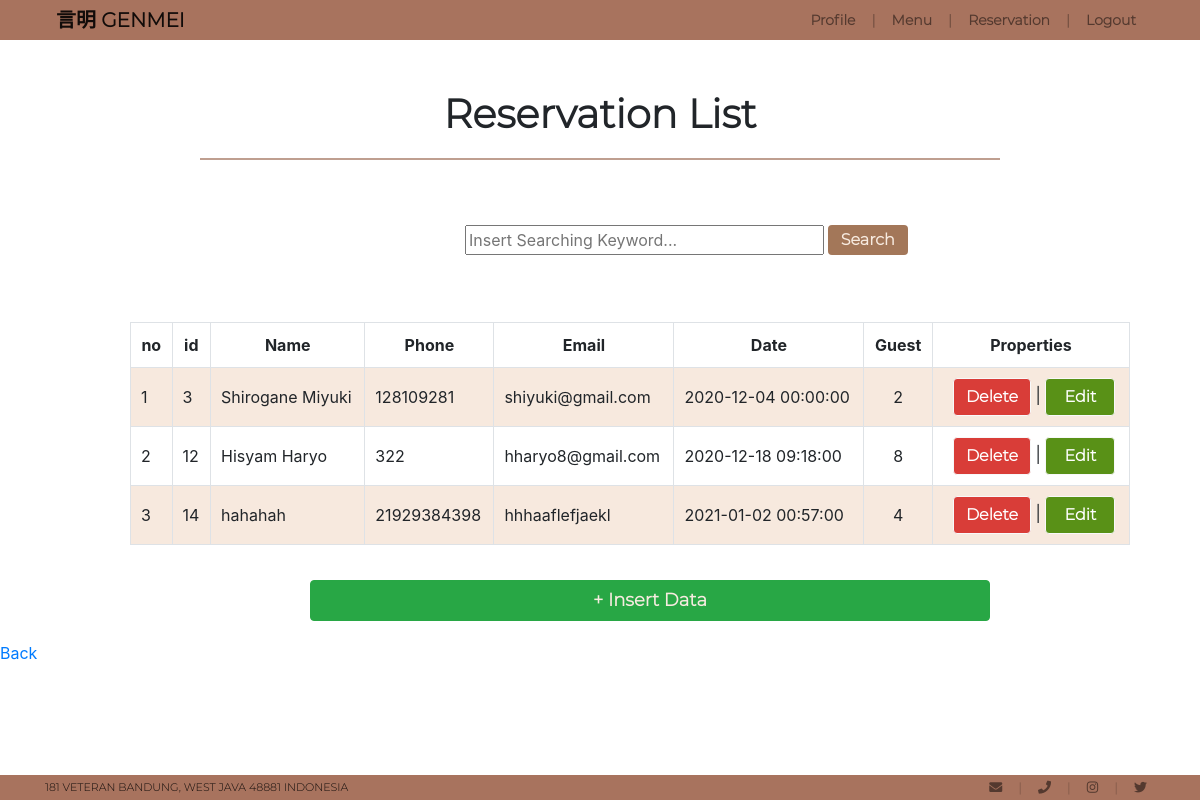
/admin.php (signed in), run on the app's committed database.
### tables this page shows
CREATE TABLE `reservation` (
  `id` int(5) NOT NULL,
  `name` varchar(100) NOT NULL,
  `phone` varchar(14) NOT NULL,
  `email` varchar(100) NOT NULL,
  `date` datetime DEFAULT NULL,
  `guest` int(11) NOT NULL
);

### function.php (called while the page is built, shortened)
<?php
$connect = mysqli_connect("localhost", "id15750941_root", "2u2PezU^)u>dM]gP", "id15750941_restaurant");
function query($query)
{
    global $connect;
    $result = mysqli_query($connect, $query);
    $rows = [];
    while ($row = mysqli_fetch_assoc($result)) {
        $rows[] = $row;
    }
    return $rows;
}

### admin.php (the view, shortened to what this page needs)
<?php
require 'function.php';
$reservasi = query("SELECT * FROM reservation");
?>
<!DOCTYPE html>
<html lang="en">
<head>
    <link rel="stylesheet" href="styleAdmin.css">
    <link rel="stylesheet" href="css/bootstrap.min.css">
    <link rel="stylesheet" href="https://cdnjs.cloudflare.com/ajax/libs/font-awesome/5.14.0/css/all.min.css  ">
    <link rel="stylesheet" href="https://cdn.jsdelivr.net/npm/bootstrap@4.5.3/dist/css/bootstrap.min.css">
</head>
<body>
<nav class="navbar fixed-top navbar-expand-sm navbar-light" id="navbar-atas">
        <div class="container-fluid">
            <a href="index.php" class="navbar-brand" style="margin-left: 25px;">
                言明 GENMEI
            </a>
            <ul class="nav navbar-nav justify-content-end" style="margin-right: 25px;">
                <li class="nav-item">
                    <a class="nav-link" href="biodata.php">Profile</a>
                </li>
                <li>
                    <a class="nav-link disabled" href="#" tabindex="-1" aria-disabled="true">|</a>
                </li>
                <li class="nav-item ">
                    <a href="menu.php" class="nav-link ">Menu</a>
                </li>
                <li>
                    <a class="nav-link disabled" href="#" tabindex="-1" aria-disabled="true">|</a>
                </li>
                <li class="nav-item ">
                    <a href="reservation.php" class="nav-link ">Reservation</a>
                </li>
                <li>
                    <a class="nav-link disabled" href="#" tabindex="-1" aria-disabled="true">|</a>
                </li>
                <li class="nav-item">
                    <a href="logout.php" class="nav-link ">Logout</a>
                </li>
            </ul>
        </div>
    </nav>
    <nav class="navbar fixed-bottom navbar-expand-sm navbar-light" id="navbar-bawah">
        <div class="container">
            <a href="https://www.google.com/maps/place/Gedung+Sate/@-6.9024759,107.6166213,17z/data=!3m1!4b1!4m5!3m4!1s0x2e68e64c5e8866e5:0x37be7ac9d575f7ed!8m2!3d-6.9024812!4d107.61881?hl=id" target="_blank" class="navbar-brand" style="font-size: 11px;">
                181 VETERAN BANDUNG, WEST JAVA 48881 INDONESIA
            </a>
            <ul class="nav navbar-nav justify-content-end ">
                <li class="nav-item">
                    <a class="nav-link " href="mailto: hharyo7@gmail.com" target="_blank"><i class="fas fa-envelope"></i></a>
                </li>
                <li class="nav-item">
                    <a class="nav-link disabled" href="#" tabindex="-1" aria-disabled="true">|</a>
                </li>
                <li class="nav-item ">
                    <a href="tel:+6281225593609" class="nav-link"><i class="fas fa-phone"></i></a>
                </li>
                <li>
                    <a class="nav-link disabled" href="#" tabindex="-1" aria-disabled="true">|</a>
                </li>
                <li class="nav-item ">
                    <a class="nav-link" href="https://instagram.com" target="_blank"><i class="fab fa-instagram "></i></a>
                </li>
                <li class="nav-item ">
                    <a class="nav-link disabled " href="# " tabindex="-1 " aria-disabled="true ">|</a>
                </li>
                <li class="nav-item ">
                    <a class="nav-link" href="https://twitter.com" target="_blank"><i class="fab fa-twitter"></i></a>
                </li>
            </ul>
        </div>
    </nav>
    <section>
        <h1 class="text-center" id="title">Reservation List </h1>
    </section>
    <form id="search" action="" method="POST">
        <input size="30" type="text" name="keyword" autofocus placeholder="Insert Searching Keyword..." autocomplete="off">
        <button id="button_search" class="btn" type="submit" name="search">Search</button>
    </form>
    <br>
    <table id="table" class="table-bordered" border="1" cellpadding="10" cellspacing="0">
        <tr class="text-center">
            <th>no</th>
            <th>id</th>
            <th>Name</th>
            <th>Phone</th>
            <th>Email</th>
            <th>Date</th>
            <th>Guest</th>
            <th>Properties</th>
        </tr>
        <?php $i = 1;
        foreach ($reservasi as $row) : ?>
            <?php if ($i % 2 == 0) : ?>
                <tr>
                <?php else : ?>
                <tr class="warna-baris">
                <?php endif ?>
                <td><?= $i; ?></td>
                <td><?= $row["id"]; ?></td>
                <td><?= $row["name"]; ?></td>
                <td><?= $row["phone"]; ?></td>
                <td><?= $row["email"]; ?></td>
                <td><?= $row["date"]; ?></td>
                <td class="text-center"><?= $row["guest"]; ?></td>
                <td>
                    <div id="button">
                        <a href="delete.php?id=<?= $row["id"]; ?>" onclick="return confirm('Deleted Data Cannot be Recovered')"><button id="button_delete" class="btn btn-light" style="color: white;">Delete</button></a> |
                        <a href="update.php?id=<?= $row["id"]; ?>" onclick="return confirm('Update Data?')"><button id="button_edit" class="btn btn-light" style="color: white;">Edit</button></a>
                    </div>
                </td>
                </tr>
            <?php $i++;
        endforeach ?>
    </table>
    <a href="reservation.php"><button id="button_insert" class="btn btn-success" type="button">+ Insert Data</button></a>
    <a href="reservation.php"><br>Back</a>
</body>
</html>

### styleAdmin.css (style rules this page uses)
#navbar-atas { font-family: 'font new'; height: 40px; font-size: 14px; font-weight: 1000; color: #111110; background-color: #a8735e; border-top: 2px; margin-top: 0; }
#navbar-bawah { font-family: 'font new'; height: 25px; font-size: 13px; color: #f7dacd; background-color: #a8735e; display: flex; }
.warna-baris { background-color: #F7E9DE; }
#table { width: 1000px; margin: 20px 200px 20px 130px; }
#title { font-family: 'font new'; margin: 90px 200px 20px 200px; padding-bottom: 20px; border-bottom: 2px solid; border-color: rgba(128, 64, 34, 0.5); font-weight: bolder; }
#button_insert { font-family: 'font new'; color: #F7EBE0; font-weight: bolder; width: 680px; font-size: 18px; margin: 15px 200px 20px 310px; }
#search { margin: 65px 150px 20px 465px; font-weight: bolder; }
#button_search { background-color: #A37759; font-family: 'font new'; color: #F7EBE0; height: 30px; width: 80px; margin-bottom: 3px; padding: 2px 5px 20px 5px; font-weight: bolder; }
#button_delete { font-family: 'font new'; background-color: #D93D38; font-weight: bolder; }
#button_edit { font-family: 'font new'; background-color: #599117; font-weight: bolder; width: 70px; }
#button { margin-left: 10px; }

### data on the page
reservation: id "3", name "Shirogane Miyuki", phone "128109281", email "shiyuki@gmail.com", date "2020-12-04 00:00:00", guest "2"
reservation: id "12", name "Hisyam Haryo", phone "322", email "hharyo8@gmail.com", date "2020-12-18 09:18:00", guest "8"
reservation: id "14", name "hahahah", phone "21929384398", email "hhhaaflefjaekl", date "2021-01-02 00:57:00", guest "4"
